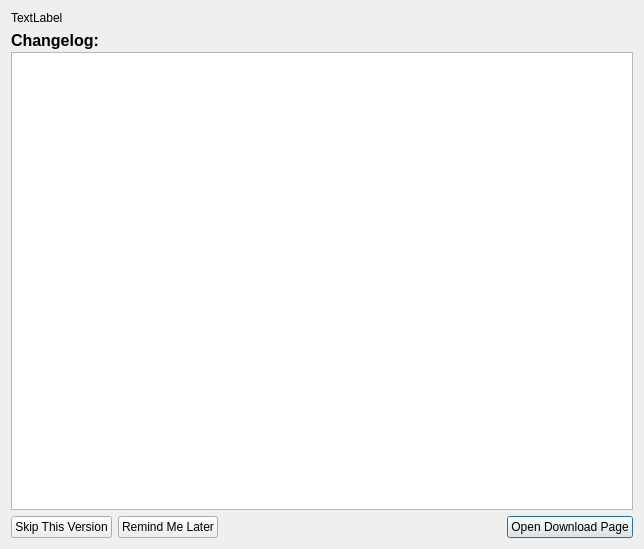
<?xml version="1.0" encoding="UTF-8"?>
<ui version="4.0">
 <class>CheckUpdatesDialog</class>
 <widget class="QDialog" name="CheckUpdatesDialog">
  <property name="geometry">
   <rect>
    <x>0</x>
    <y>0</y>
    <width>644</width>
    <height>549</height>
   </rect>
  </property>
  <property name="windowTitle">
   <string>New Update Available</string>
  </property>
  <layout class="QVBoxLayout" name="verticalLayout_2">
   <item>
    <widget class="QLabel" name="lblText">
     <property name="text">
      <string>TextLabel</string>
     </property>
    </widget>
   </item>
   <item>
    <layout class="QVBoxLayout" name="verticalLayout">
     <property name="spacing">
      <number>2</number>
     </property>
     <item>
      <widget class="QLabel" name="label">
       <property name="font">
        <font>
         <pointsize>12</pointsize>
         <weight>75</weight>
         <bold>true</bold>
        </font>
       </property>
       <property name="text">
        <string>Changelog:</string>
       </property>
      </widget>
     </item>
     <item>
      <widget class="QTextEdit" name="textEdit">
       <property name="readOnly">
        <bool>true</bool>
       </property>
      </widget>
     </item>
    </layout>
   </item>
   <item>
    <layout class="QHBoxLayout" name="horizontalLayout">
     <item>
      <widget class="QPushButton" name="btnSkip">
       <property name="text">
        <string>Skip This Version</string>
       </property>
       <property name="autoDefault">
        <bool>false</bool>
       </property>
      </widget>
     </item>
     <item>
      <widget class="QPushButton" name="btnRemind">
       <property name="text">
        <string>Remind Me Later</string>
       </property>
       <property name="autoDefault">
        <bool>false</bool>
       </property>
      </widget>
     </item>
     <item>
      <spacer name="horizontalSpacer">
       <property name="orientation">
        <enum>Qt::Horizontal</enum>
       </property>
       <property name="sizeHint" stdset="0">
        <size>
         <width>40</width>
         <height>20</height>
        </size>
       </property>
      </spacer>
     </item>
     <item>
      <widget class="QPushButton" name="btnOpen">
       <property name="text">
        <string>Open Download Page</string>
       </property>
       <property name="autoDefault">
        <bool>false</bool>
       </property>
       <property name="default">
        <bool>true</bool>
       </property>
      </widget>
     </item>
    </layout>
   </item>
  </layout>
 </widget>
 <resources/>
 <connections/>
</ui>
